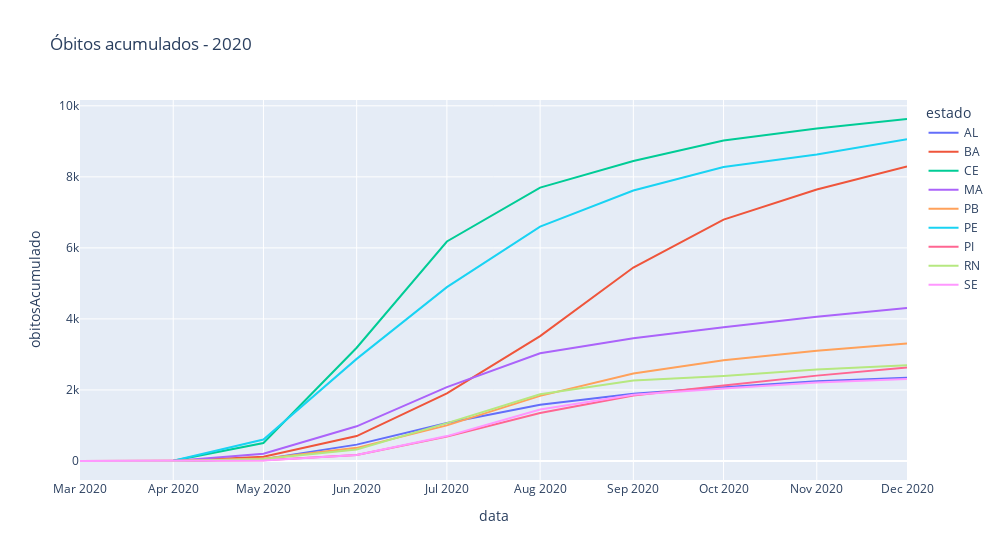

Write notebook code for a chart like this one.
### Markdown cell above
#### Gráfico representando o número de óbitos acumulados no primeiro dia de cada mês do ano de 2020, de acordo com cada estado

### Code cell
grafico_obitos_acumulados = xp.line(
    b2020_meses, 
    x='data', 
    y='obitosAcumulado', 
    width=1000,
    color='estado',
    title='Óbitos acumulados - 2020')

grafico_obitos_acumulados.show()

### Figure 1 — Plotly figure (JSON) as saved in the notebook; plotly's stock layout.template omitted (floating-point values rounded to 4 significant figures)
{"data": [{"hovertemplate": "estado=AL<br>data=%{x}<br>obitosAcumulado=%{y}<extra></extra>", "legendgroup": "AL", "line": {"color": "#636efa", "dash": "solid"}, "marker": {"symbol": "circle"}, "mode": "lines", "name": "AL", "orientation": "v", "showlegend": true, "type": "scatter", "x": ["2020-03-01", "2020-04-01", "2020-05-01", "2020-06-01", "2020-07-01", "2020-08-01", "2020-09-01", "2020-10-01", "2020-11-01", "2020-12-01"], "xaxis": "x", "y": [0, 1, 53, 461, 1072, 1581, 1895, 2078, 2242, 2341], "yaxis": "y"}, {"hovertemplate": "estado=BA<br>data=%{x}<br>obitosAcumulado=%{y}<extra></extra>", "legendgroup": "BA", "line": {"color": "#EF553B", "dash": "solid"}, "marker": {"symbol": "circle"}, "mode": "lines", "name": "BA", "orientation": "v", "showlegend": true, "type": "scatter", "x": ["2020-03-01", "2020-04-01", "2020-05-01", "2020-06-01", "2020-07-01", "2020-08-01", "2020-09-01", "2020-10-01", "2020-11-01", "2020-12-01"], "xaxis": "x", "y": [0, 2, 117, 701, 1902, 3517, 5448, 6795, 7645, 8293], "yaxis": "y"}, {"hovertemplate": "estado=CE<br>data=%{x}<br>obitosAcumulado=%{y}<extra></extra>", "legendgroup": "CE", "line": {"color": "#00cc96", "dash": "solid"}, "marker": {"symbol": "circle"}, "mode": "lines", "name": "CE", "orientation": "v", "showlegend": true, "type": "scatter", "x": ["2020-03-01", "2020-04-01", "2020-05-01", "2020-06-01", "2020-07-01", "2020-08-01", "2020-09-01", "2020-10-01", "2020-11-01", "2020-12-01"], "xaxis": "x", "y": [0, 8, 505, 3188, 6180, 7698, 8447, 9023, 9360, 9629], "yaxis": "y"}, {"hovertemplate": "estado=MA<br>data=%{x}<br>obitosAcumulado=%{y}<extra></extra>", "legendgroup": "MA", "line": {"color": "#ab63fa", "dash": "solid"}, "marker": {"symbol": "circle"}, "mode": "lines", "name": "MA", "orientation": "v", "showlegend": true, "type": "scatter", "x": ["2020-03-01", "2020-04-01", "2020-05-01", "2020-06-01", "2020-07-01", "2020-08-01", "2020-09-01", "2020-10-01", "2020-11-01", "2020-12-01"], "xaxis": "x", "y": [0, 1, 204, 976, 2081, 3032, 3457, 3766, 4061, 4305], "yaxis": "y"}, {"hovertemplate": "estado=PB<br>data=%{x}<br>obitosAcumulado=%{y}<extra></extra>", "legendgroup": "PB", "line": {"color": "#FFA15A", "dash": "solid"}, "marker": {"symbol": "circle"}, "mode": "lines", "name": "PB", "orientation": "v", "showlegend": true, "type": "scatter", "x": ["2020-03-01", "2020-04-01", "2020-05-01", "2020-06-01", "2020-07-01", "2020-08-01", "2020-09-01", "2020-10-01", "2020-11-01", "2020-12-01"], "xaxis": "x", "y": [0, 1, 67, 370, 1002, 1833, 2465, 2835, 3107, 3305], "yaxis": "y"}, {"hovertemplate": "estado=PE<br>data=%{x}<br>obitosAcumulado=%{y}<extra></extra>", "legendgroup": "PE", "line": {"color": "#19d3f3", "dash": "solid"}, "marker": {"symbol": "circle"}, "mode": "lines", "name": "PE", "orientation": "v", "showlegend": true, "type": "scatter", "x": ["2020-03-01", "2020-04-01", "2020-05-01", "2020-06-01", "2020-07-01", "2020-08-01", "2020-09-01", "2020-10-01", "2020-11-01", "2020-12-01"], "xaxis": "x", "y": [0, 8, 603, 2875, 4894, 6597, 7614, 8279, 8632, 9056], "yaxis": "y"}, {"hovertemplate": "estado=PI<br>data=%{x}<br>obitosAcumulado=%{y}<extra></extra>", "legendgroup": "PI", "line": {"color": "#FF6692", "dash": "solid"}, "marker": {"symbol": "circle"}, "mode": "lines", "name": "PI", "orientation": "v", "showlegend": true, "type": "scatter", "x": ["2020-03-01", "2020-04-01", "2020-05-01", "2020-06-01", "2020-07-01", "2020-08-01", "2020-09-01", "2020-10-01", "2020-11-01", "2020-12-01"], "xaxis": "x", "y": [0, 4, 24, 168, 686, 1354, 1843, 2127, 2404, 2634], "yaxis": "y"}, {"hovertemplate": "estado=RN<br>data=%{x}<br>obitosAcumulado=%{y}<extra></extra>", "legendgroup": "RN", "line": {"color": "#B6E880", "dash": "solid"}, "marker": {"symbol": "circle"}, "mode": "lines", "name": "RN", "orientation": "v", "showlegend": true, "type": "scatter", "x": ["2020-03-01", "2020-04-01", "2020-05-01", "2020-06-01", "2020-07-01", "2020-08-01", "2020-09-01", "2020-10-01", "2020-11-01", "2020-12-01"], "xaxis": "x", "y": [0, 2, 56, 323, 1067, 1879, 2265, 2395, 2578, 2695], "yaxis": "y"}, {"hovertemplate": "estado=SE<br>data=%{x}<br>obitosAcumulado=%{y}<extra></extra>", "legendgroup": "SE", "line": {"color": "#FF97FF", "dash": "solid"}, "marker": {"symbol": "circle"}, "mode": "lines", "name": "SE", "orientation": "v", "showlegend": true, "type": "scatter", "x": ["2020-03-01", "2020-04-01", "2020-05-01", "2020-06-01", "2020-07-01", "2020-08-01", "2020-09-01", "2020-10-01", "2020-11-01", "2020-12-01"], "xaxis": "x", "y": [0, 0, 14, 166, 701, 1448, 1867, 2040, 2211, 2312], "yaxis": "y"}], "layout": {"legend": {"title": {"text": "estado"}, "tracegroupgap": 0}, "title": {"text": "Óbitos acumulados - 2020"}, "width": 1000, "xaxis": {"anchor": "y", "domain": [0, 1], "title": {"text": "data"}}, "yaxis": {"anchor": "x", "domain": [0, 1], "title": {"text": "obitosAcumulado"}}}}
